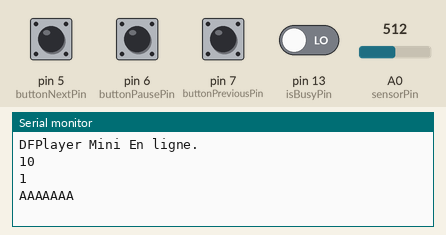
Bench run of a program on a simulated Arduino Uno, built with avr-gcc and run on an emulated ATmega328P. Parts: the last lines printed to the serial monitor. The inputs (shaded band) are chosen by the test bench; at power-on: pin 5 (buttonNextPin), pin 6 (buttonPausePin), pin 7 (buttonPreviousPin), pin 13 (isBusyPin) LOW, A0 (sensorPin) = 512. The audio player accepts every command and is not drawn.

Above: at 1.9 s.
2.0 s: pin 5 (buttonNextPin) pulled HIGH for 0.15 s
At 2.7 s:
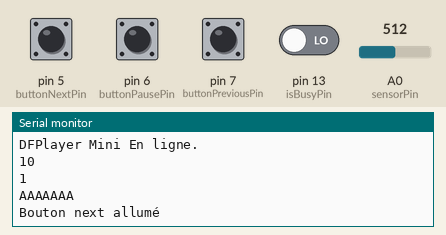
3.6 s: pin 6 (buttonPausePin) pulled HIGH for 0.15 s
At 3.9 s:
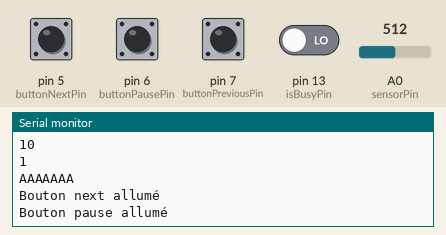
5.2 s: pin 7 (buttonPreviousPin) pulled HIGH for 0.15 s
At 6.3 s:
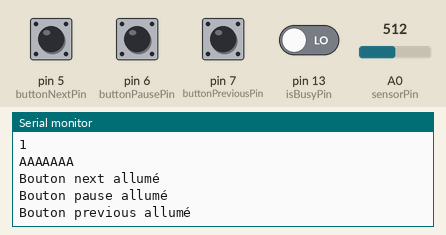
6.8 s: pin 6 (buttonPausePin) pulled HIGH for 1 s
At 7.6 s:
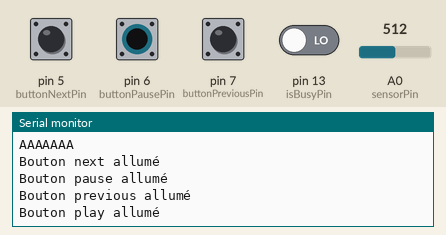

Measured:
- after the input at 2.0 s, the serial monitor: prints a new line at once (image 1)
- after the input at 3.6 s, the serial monitor: prints a new line at once (image 2)
- after the input at 5.2 s, the serial monitor: prints a new line at once (image 3)
- after the input at 6.8 s, the serial monitor: prints a new line at once (image 4)

The program:

main.cpp
```cpp
#include <Arduino.h>

// Bibliothèque à inclure au minimum
#include "SoftwareSerial.h"      // pour les communications series avec le DFplayer
#include "DFRobotDFPlayerMini.h" // bibliotheque pour le DFPlayer

// PIN qui serviront pour la communication série sur le WEMOS
SoftwareSerial mySoftwareSerial(2, 8); // RX, TX ( wemos D2,D8 ou 4,15 GPIO )  ou Tx,RX ( Dfplayer )
DFRobotDFPlayerMini myDFPlayer;        // init player

#define DELAY 500 // Delay between two measurements in ms
#define VIN 5     // V power voltage
#define R 10000   // ohm resistance value

// Parameters
const int sensorPin = A0; // Pin connected to sensor

// Variables
int sensorVal; // Analog value from the sensor
float res;     // resistance value

const int buttonPreviousPin = 7;
const int buttonPausePin = 6;
const int buttonNextPin = 5;

const int isBusyPin = 13;

int buttonPreviousState = 0;
int buttonPauseState = 0;
int buttonNextState = 0;

int isBusyState = 0;

bool isPressed = false;
bool isPaused = false;

int previousSound = 0;
int sensorValSimplified = 0;

void setup()
{
  mySoftwareSerial.begin(9600);
  Serial.begin(9600); // optionnel pour info dans terminal

  pinMode(buttonPreviousPin, INPUT);
  pinMode(buttonPausePin, INPUT);
  pinMode(buttonNextPin, INPUT);

  pinMode(isBusyPin, INPUT);

  if (!myDFPlayer.begin(mySoftwareSerial))
  { // Utilisation de  softwareSerial pour communiquer
    Serial.println(F("Pb communication:"));
    Serial.println(F("1.SVP verifier connexion serie!"));
    Serial.println(F("2.SVP verifier SDcard !"));
    while (true)
      ;
  }
  Serial.println(F("DFPlayer Mini En ligne."));

  myDFPlayer.setTimeOut(500); // Définit un temps de time out sur la communication série à 500 ms

  //----Controle volume----
  myDFPlayer.volume(15); // Monte le volume à 18 ( valeur de 0 à 30 )
  // ---- indique d'utiliser le player de carte SD interne
  myDFPlayer.outputDevice(DFPLAYER_DEVICE_SD);

  // optionel , permet d'afficher quelques infos
  Serial.println(myDFPlayer.readFileCounts());        // Le nombre total de fichier mp3 sur la carte ( dossier inclus )
  Serial.println(myDFPlayer.readCurrentFileNumber()); // l'index courant

  // Joue le premier morceau de la liste
  myDFPlayer.play(1);
  delay(200); // cringe (ça sert a eviter un bug)
}

void loop()
{
  buttonPreviousState = digitalRead(buttonPreviousPin);
  buttonPauseState = digitalRead(buttonPausePin);
  buttonNextState = digitalRead(buttonNextPin);

  if (buttonPreviousState == HIGH && !isPressed)
  {
    Serial.println(F("Bouton previous allumé"));
    myDFPlayer.previous();
    delay(1000);
  }

  if (buttonPauseState == HIGH && !isPressed)
  {
    if (!isPaused)
    {
      Serial.println(F("Bouton pause allumé"));
      myDFPlayer.pause();
      isPaused = true;
    }
    else
    {
      Serial.println(F("Bouton play allumé"));
      myDFPlayer.start();
      isPaused = false;
      delay(500);
    }
  }

  if (buttonNextState == HIGH && !isPressed)
  {
    Serial.println(F("Bouton next allumé"));
    myDFPlayer.next();
    delay(1000);
  }

  if (buttonPreviousState == HIGH || buttonPauseState == HIGH || buttonNextState == HIGH)
  {
    isPressed = true;
  }
  else
  {
    isPressed = false;
  }

  sensorVal = analogRead(sensorPin);
  sensorValSimplified = (sensorVal * 30) / 1024;

  bool isSoundChanged = (previousSound < (sensorValSimplified - 1)) || (previousSound > (sensorValSimplified + 1));

  if (!isPaused && isSoundChanged)
  {
    sensorVal = analogRead(sensorPin);
    myDFPlayer.volume(sensorValSimplified);
    Serial.println(F("AAAAAAA"));
    delay(200);
  }

  if (isSoundChanged)
  {
    previousSound = sensorValSimplified;
  }

  isBusyState = digitalRead(isBusyPin);

  if (!isPaused && isBusyState == 1)
  {
    myDFPlayer.next();
    delay(1000);
  }

  //  myDFPlayer.volume(30);
}
```
